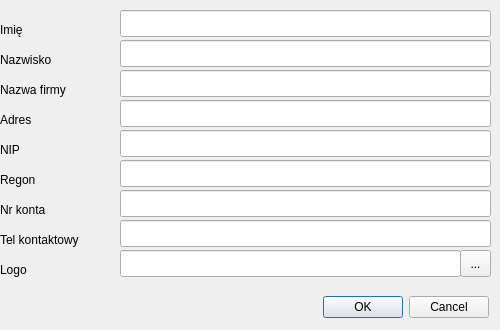
<?xml version="1.0" encoding="UTF-8"?>
<ui version="4.0">
 <class>Dane_Firmy</class>
 <widget class="QDialog" name="Dane_Firmy">
  <property name="geometry">
   <rect>
    <x>0</x>
    <y>0</y>
    <width>500</width>
    <height>330</height>
   </rect>
  </property>
  <property name="sizePolicy">
   <sizepolicy hsizetype="MinimumExpanding" vsizetype="MinimumExpanding">
    <horstretch>0</horstretch>
    <verstretch>0</verstretch>
   </sizepolicy>
  </property>
  <property name="minimumSize">
   <size>
    <width>500</width>
    <height>330</height>
   </size>
  </property>
  <property name="maximumSize">
   <size>
    <width>500</width>
    <height>330</height>
   </size>
  </property>
  <property name="focusPolicy">
   <enum>Qt::NoFocus</enum>
  </property>
  <property name="windowTitle">
   <string>Dane firmy</string>
  </property>
  <property name="windowIcon">
   <iconset>
    <normaloff>ikonki/16x16/dane_firmy.png</normaloff>ikonki/16x16/dane_firmy.png</iconset>
  </property>
  <widget class="QLineEdit" name="imie_lineEdit">
   <property name="geometry">
    <rect>
     <x>120</x>
     <y>10</y>
     <width>371</width>
     <height>27</height>
    </rect>
   </property>
  </widget>
  <widget class="QLineEdit" name="nazwisko_lineedit">
   <property name="geometry">
    <rect>
     <x>120</x>
     <y>40</y>
     <width>371</width>
     <height>27</height>
    </rect>
   </property>
  </widget>
  <widget class="QLineEdit" name="nazwa_firmy_lineEdit">
   <property name="geometry">
    <rect>
     <x>120</x>
     <y>70</y>
     <width>371</width>
     <height>27</height>
    </rect>
   </property>
  </widget>
  <widget class="QLineEdit" name="adres_lineEdit">
   <property name="geometry">
    <rect>
     <x>120</x>
     <y>100</y>
     <width>371</width>
     <height>27</height>
    </rect>
   </property>
  </widget>
  <widget class="QLineEdit" name="nip_lineEdit">
   <property name="geometry">
    <rect>
     <x>120</x>
     <y>130</y>
     <width>371</width>
     <height>27</height>
    </rect>
   </property>
   <property name="alignment">
    <set>Qt::AlignLeading|Qt::AlignLeft|Qt::AlignVCenter</set>
   </property>
  </widget>
  <widget class="QLineEdit" name="regon_lineEdit">
   <property name="geometry">
    <rect>
     <x>120</x>
     <y>160</y>
     <width>371</width>
     <height>27</height>
    </rect>
   </property>
  </widget>
  <widget class="QLineEdit" name="nr_konta_lineEdit">
   <property name="geometry">
    <rect>
     <x>120</x>
     <y>190</y>
     <width>371</width>
     <height>27</height>
    </rect>
   </property>
  </widget>
  <widget class="QLabel" name="imie_label">
   <property name="geometry">
    <rect>
     <x>0</x>
     <y>20</y>
     <width>73</width>
     <height>19</height>
    </rect>
   </property>
   <property name="text">
    <string>Imię</string>
   </property>
  </widget>
  <widget class="QLabel" name="nazwisko_label">
   <property name="geometry">
    <rect>
     <x>0</x>
     <y>50</y>
     <width>81</width>
     <height>19</height>
    </rect>
   </property>
   <property name="text">
    <string>Nazwisko</string>
   </property>
  </widget>
  <widget class="QLabel" name="nazwa_firmy_label">
   <property name="geometry">
    <rect>
     <x>0</x>
     <y>80</y>
     <width>101</width>
     <height>19</height>
    </rect>
   </property>
   <property name="text">
    <string>Nazwa firmy</string>
   </property>
  </widget>
  <widget class="QLabel" name="adres_label">
   <property name="geometry">
    <rect>
     <x>0</x>
     <y>110</y>
     <width>121</width>
     <height>19</height>
    </rect>
   </property>
   <property name="text">
    <string>Adres</string>
   </property>
  </widget>
  <widget class="QLabel" name="nip_label">
   <property name="geometry">
    <rect>
     <x>0</x>
     <y>140</y>
     <width>73</width>
     <height>19</height>
    </rect>
   </property>
   <property name="text">
    <string>NIP</string>
   </property>
  </widget>
  <widget class="QLabel" name="regon_label">
   <property name="geometry">
    <rect>
     <x>0</x>
     <y>170</y>
     <width>73</width>
     <height>19</height>
    </rect>
   </property>
   <property name="text">
    <string>Regon</string>
   </property>
  </widget>
  <widget class="QLabel" name="nr_konta_label">
   <property name="geometry">
    <rect>
     <x>0</x>
     <y>200</y>
     <width>81</width>
     <height>19</height>
    </rect>
   </property>
   <property name="text">
    <string>Nr konta</string>
   </property>
  </widget>
  <widget class="QDialogButtonBox" name="buttonBox">
   <property name="geometry">
    <rect>
     <x>300</x>
     <y>290</y>
     <width>189</width>
     <height>34</height>
    </rect>
   </property>
   <property name="standardButtons">
    <set>QDialogButtonBox::Cancel|QDialogButtonBox::Ok</set>
   </property>
  </widget>
  <widget class="QLabel" name="logo_label">
   <property name="geometry">
    <rect>
     <x>0</x>
     <y>260</y>
     <width>73</width>
     <height>19</height>
    </rect>
   </property>
   <property name="text">
    <string>Logo</string>
   </property>
  </widget>
  <widget class="QToolButton" name="logo_toolButton">
   <property name="geometry">
    <rect>
     <x>460</x>
     <y>250</y>
     <width>31</width>
     <height>27</height>
    </rect>
   </property>
   <property name="minimumSize">
    <size>
     <width>31</width>
     <height>27</height>
    </size>
   </property>
   <property name="maximumSize">
    <size>
     <width>31</width>
     <height>27</height>
    </size>
   </property>
   <property name="text">
    <string>...</string>
   </property>
  </widget>
  <widget class="QLineEdit" name="logo_lineEdit">
   <property name="geometry">
    <rect>
     <x>120</x>
     <y>250</y>
     <width>341</width>
     <height>27</height>
    </rect>
   </property>
  </widget>
  <widget class="QLabel" name="telefon_kontaktowy_label">
   <property name="geometry">
    <rect>
     <x>0</x>
     <y>230</y>
     <width>151</width>
     <height>19</height>
    </rect>
   </property>
   <property name="text">
    <string>Tel kontaktowy</string>
   </property>
  </widget>
  <widget class="QLineEdit" name="telefon_kontaktowy_lineEdit">
   <property name="geometry">
    <rect>
     <x>120</x>
     <y>220</y>
     <width>371</width>
     <height>27</height>
    </rect>
   </property>
   <property name="text">
    <string/>
   </property>
  </widget>
 </widget>
 <tabstops>
  <tabstop>imie_lineEdit</tabstop>
  <tabstop>nazwisko_lineedit</tabstop>
  <tabstop>nazwa_firmy_lineEdit</tabstop>
  <tabstop>adres_lineEdit</tabstop>
  <tabstop>nip_lineEdit</tabstop>
  <tabstop>regon_lineEdit</tabstop>
  <tabstop>nr_konta_lineEdit</tabstop>
  <tabstop>telefon_kontaktowy_lineEdit</tabstop>
  <tabstop>logo_lineEdit</tabstop>
  <tabstop>logo_toolButton</tabstop>
  <tabstop>buttonBox</tabstop>
 </tabstops>
 <resources/>
 <connections/>
</ui>
